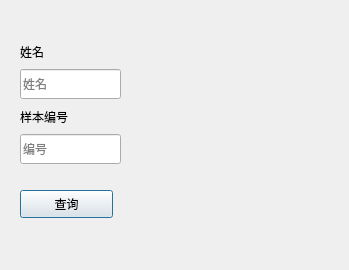
<?xml version="1.0" encoding="UTF-8"?>
<ui version="4.0">
 <class>Dialog</class>
 <widget class="QDialog" name="Dialog">
  <property name="geometry">
   <rect>
    <x>0</x>
    <y>0</y>
    <width>349</width>
    <height>270</height>
   </rect>
  </property>
  <property name="windowTitle">
   <string>查询窗口</string>
  </property>
  <widget class="QPushButton" name="btn_search">
   <property name="geometry">
    <rect>
     <x>20</x>
     <y>190</y>
     <width>93</width>
     <height>28</height>
    </rect>
   </property>
   <property name="text">
    <string>查询</string>
   </property>
  </widget>
  <widget class="QWidget" name="layoutWidget">
   <property name="geometry">
    <rect>
     <x>20</x>
     <y>40</y>
     <width>101</width>
     <height>124</height>
    </rect>
   </property>
   <layout class="QVBoxLayout" name="verticalLayout">
    <item>
     <widget class="QLabel" name="label">
      <property name="text">
       <string>姓名</string>
      </property>
     </widget>
    </item>
    <item>
     <widget class="QLineEdit" name="lineEdit_name">
      <property name="minimumSize">
       <size>
        <width>0</width>
        <height>30</height>
       </size>
      </property>
      <property name="placeholderText">
       <string>姓名</string>
      </property>
     </widget>
    </item>
    <item>
     <widget class="QLabel" name="label_2">
      <property name="text">
       <string>样本编号</string>
      </property>
     </widget>
    </item>
    <item>
     <widget class="QLineEdit" name="lineEdit_ID">
      <property name="minimumSize">
       <size>
        <width>0</width>
        <height>30</height>
       </size>
      </property>
      <property name="text">
       <string/>
      </property>
      <property name="placeholderText">
       <string>编号</string>
      </property>
     </widget>
    </item>
   </layout>
  </widget>
 </widget>
 <resources/>
 <connections/>
</ui>
